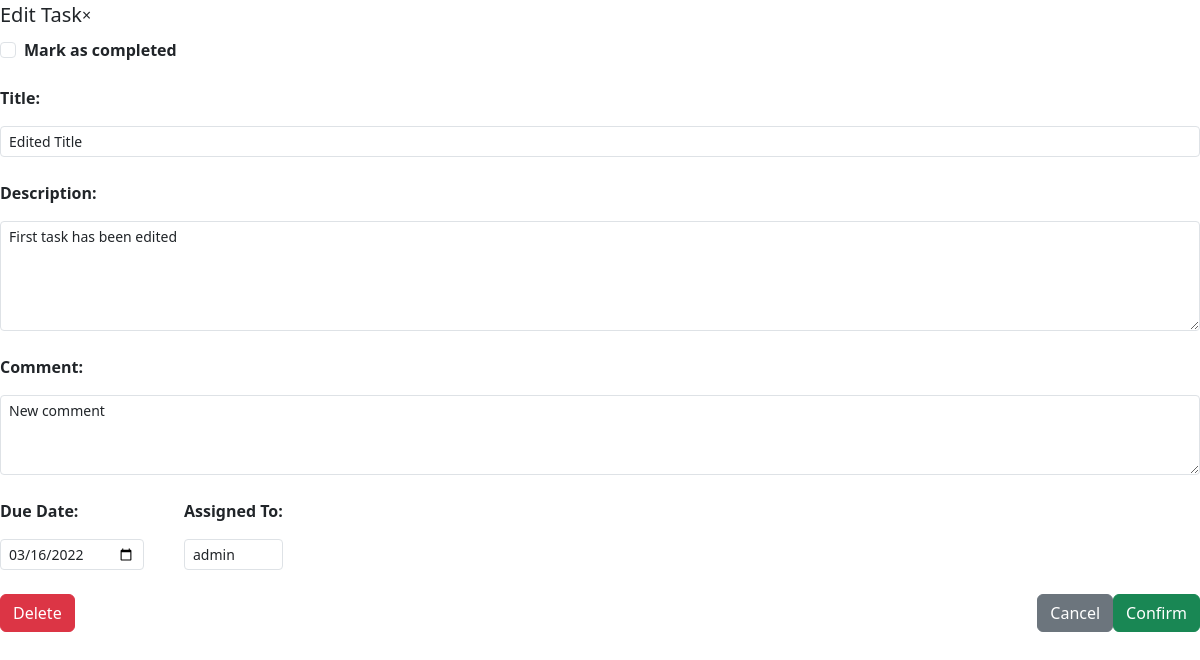
The page /edit_task/1/ (signed in) on the database as committed earlier.
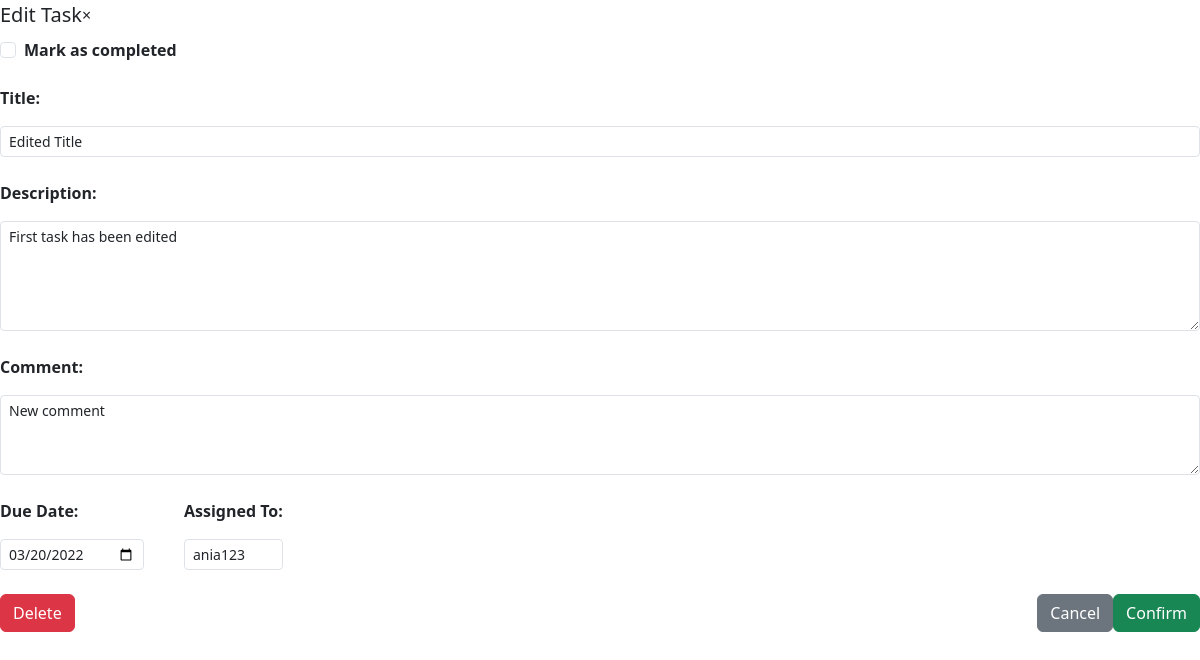
The same page on the database as committed later.
### todo_apps/models.py (models this page shows, shortened)
class Task(models.Model):
    text_title = models.CharField(max_length=200)
    text_desc = models.TextField(max_length=10000, default='')
    date_added = models.DateTimeField(auto_now_add=True)
    owner = models.ForeignKey(User, on_delete=models.CASCADE)
    comment = models.TextField(max_length=10000, default='')
    date_due = models.DateField()
    status = models.BooleanField(default=False)

### todo_apps/views.py (the view)
# urls.py: path('edit_task/<int:task_id>/', views.edit_task, name="edit_task"),
@login_required
def edit_task(request, task_id):
    task = Task.objects.get(id=task_id)
    if request.method != 'POST':
        form = TaskForm(instance=task)
    else:
        form = TaskForm(instance=task, data=request.POST)
        if form.is_valid():
            form.save()
    context = {'task': task, "form": form}
    return render(request, 'todo_apps/edit_task.html', context)

### todo_apps/forms.py
class TaskForm(forms.ModelForm):
    class Meta:
        model = Task
        fields = ['text_title', 'text_desc', 'comment', 'date_due', 'owner', 'status']
        labels = {'text_title': 'Title', 'text_desc': 'Description', 'comment': 'Comment', 'date_due': 'Due date', 'owner': 'Owner', 'status': 'Status'}

### todo_apps/templates/todo_apps/edit_task.html (shortened to what this page needs)
{% load bootstrap5 %}
{% bootstrap_css %}
{% load widget_tweaks %}
    <form hx-post="{% url 'todo_apps:edit_task'  task.id %}">
        <div class="modal-header">
          <h5 class="modal-title">Edit Task</h5>
          <span class="close">&times;</span>
        </div>
        <div class="modal-body overflow-auto pb-4">
          <div class="form-check mt-2">
            <strong>Mark as completed</strong>
            {% render_field form.status|attr:"type:checkbox" class="form-check-input" id="flexCheckDefault" %}
          </div>
            <div class="form-group mt-4">
              <strong>Title: </strong>
              {% render_field form.text_title class="form-control mt-3 form-control-sm" style="max-height: 150px;" %}
            </div>
            <div class="form-group mt-4">
              <strong>Description: </strong>
              {% render_field form.text_desc class="form-control mt-3 form-control-sm" style="max-height: 110px;" %}
            </div>
            <div class="form-group mt-4">
              <strong>Comment: </strong>
              {% render_field form.comment class="form-control mt-3 form-control-sm" style="max-height: 80px;" %}
            </div>
            <div class="d-flex bd-highlight">
            <div class="form-group mt-4 bd-highlight">
              <strong>Due Date: </strong>
              {% render_field form.date_due|attr:"type:date" class="form-control mt-3 form-control-sm" style="max-width: 150px;" %}
            </div>
            <div class="form-group mt-4 bd-highlight" style="margin-left: 2.5rem;">
              <strong>Assigned To: </strong>
              {% render_field form.owner|attr:"select" class="form-control mt-3 form-control-sm" %}
            </div>
            </div>
        </div>
        <div class="modal-footer d-flex bd-highlight">
            <div class="flex-grow-1 bd-highlight">
                <button class="btn btn-danger" id="delete-task" hx-post="{% url 'todo_apps:delete_task' task.id %}">Delete</button>
            </div>
            <div class="bd-highlight">
                <button class="d-inline btn btn-secondary" id="cancel-task">Cancel</button>
            </div>
            <div class="bd-highlight">
                <button class="d-inline btn btn-success" id="save-edit-task" type="submit">Confirm</button>
            </div>
        </div>
      </form>

Rows that differ between the two databases and show on the page:
changed Task "Edited Title": date_due "03/16/2022" → "03/20/2022"; owner "admin" → "ania123"
